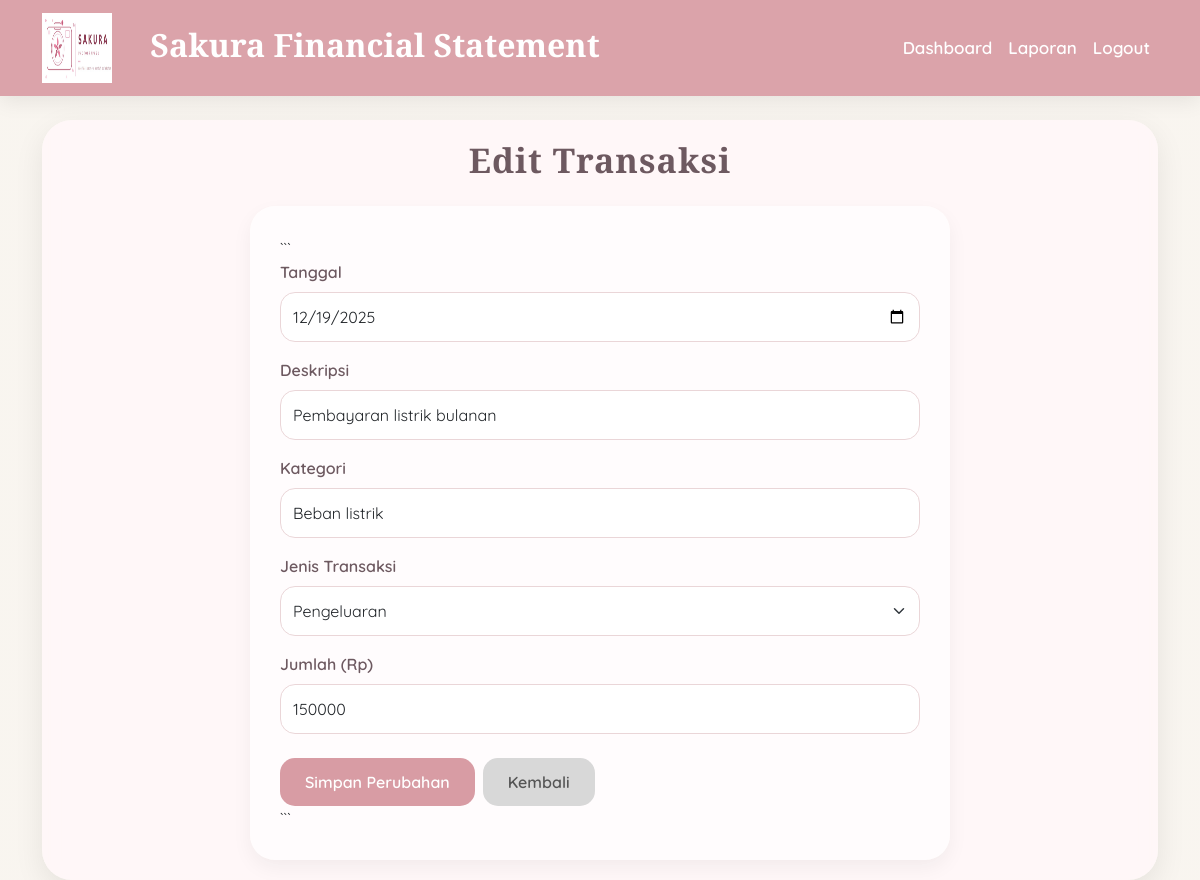
The page /edit/21 (signed in) on the database its author committed.
### tables this page shows
CREATE TABLE transaksi (
        id INTEGER PRIMARY KEY AUTOINCREMENT,
        tanggal TEXT,
        deskripsi TEXT,
        kategori TEXT,
        jenis TEXT,
        jumlah INTEGER
    );

### app.py (the view, shortened to what this page needs)
@app.route("/edit/<int:id>", methods=["GET", "POST"])
def edit(id):
    if "login" not in session:
        return redirect("/")
    conn = sqlite3.connect("database.db")
    cursor = conn.cursor()
    cursor.execute(
        "SELECT * FROM transaksi WHERE id=?",
        (id,)
    )
    data = cursor.fetchone()
    conn.close()
    return render_template(
        "edit.html",
        d=data
    )

### templates/edit.html (shortened to what this page needs)
{% extends "base.html" %}
{% block content %}
<h2 class="judul">
    Edit Transaksi
</h2>
<div class="form-box">
<form method="POST">
```
<div class="mb-3">
    <label class="form-label">
        Tanggal
    </label>
    <input
        type="date"
        name="tanggal"
        class="form-control"
        value="{{ d[1] }}"
        required>
</div>
<div class="mb-3">
    <label class="form-label">
        Deskripsi
    </label>
    <input
        type="text"
        name="deskripsi"
        class="form-control"
        value="{{ d[2] }}"
        required>
</div>
<div class="mb-3">
    <label class="form-label">
        Kategori
    </label>
    <input
        type="text"
        name="kategori"
        class="form-control"
        value="{{ d[3] }}"
        required>
</div>
<div class="mb-3">
    <label class="form-label">
        Jenis Transaksi
    </label>
    <select name="jenis" class="form-select">
        <option value="keluar"
        {% if d[4] == 'keluar' %}
        selected
        {% endif %}>
        Pengeluaran
        </option>
    </select>
</div>
<div class="mb-4">
    <label class="form-label">
        Jumlah (Rp)
    </label>
    <input
        type="number"
        name="jumlah"
        class="form-control"
        value="{{ d[5] }}"
        required>
</div>
<div class="d-flex gap-2">
    <button type="submit" class="btn btn-update">
        Simpan Perubahan
    </button>
    <a href="/laporan" class="btn btn-batal">
        Kembali
    </a>
</div>
```
</form>
</div>
{% endblock %}

### templates/edit.html (style rules this page uses)
.judul { text-align:center; color:#6d5960; font-size:34px; font-weight:700; margin-bottom:25px; letter-spacing:1px; }
.form-box { max-width:700px; margin:auto; background:rgba(255,255,255,0.65); padding:30px; border-radius:25px; box-shadow:0 8px 20px rgba(0,0,0,0.05); }
.form-label { color:#6d5960; font-weight:600; margin-bottom:8px; }
.form-control, .form-select { border-radius:15px; border:1px solid #ead6d8; padding:12px; }
.btn-update { background:#d89ca4; color:white; border:none; border-radius:15px; padding:12px 25px; font-weight:600; transition:0.3s; }
.btn-batal { background:#d8d8d8; color:#555; border:none; border-radius:15px; padding:12px 25px; font-weight:600; }

### rows shown on the page
transaksi: tanggal "12/19/2025", deskripsi "Pembayaran listrik bulanan", kategori "Beban listrik", jenis "Pengeluaran", jumlah "150000"
